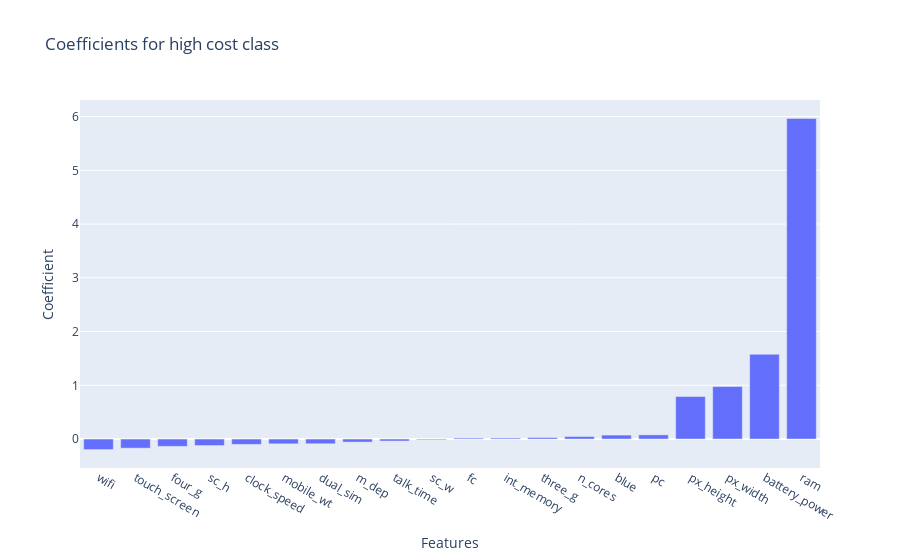

Notebook code for this chart:
### Code cell
# For high cost class
high_cost=log_features.sort_values(by=2)
fig=px.bar(high_cost, x='Features', y=2, 
           title="Coefficients for high cost class", labels={"2": 'Coefficient'})
fig.show()

### Figure 1 — Plotly figure (JSON) as saved in the notebook; plotly's stock layout.template omitted (floating-point values rounded to 4 significant figures)
{"data": [{"alignmentgroup": "True", "hovertemplate": "Features=%{x}<br>Coefficient=%{y}<extra></extra>", "legendgroup": "", "marker": {"color": "#636efa", "pattern": {"shape": ""}}, "name": "", "offsetgroup": "", "orientation": "v", "showlegend": false, "textposition": "auto", "type": "bar", "x": ["wifi", "touch_screen", "four_g", "sc_h", "clock_speed", "mobile_wt", "dual_sim", "m_dep", "talk_time", "sc_w", "fc", "int_memory", "three_g", "n_cores", "blue", "pc", "px_height", "px_width", "battery_power", "ram"], "xaxis": "x", "y": [-0.1963, -0.1694, -0.1366, -0.1213, -0.0997, -0.08919, -0.08746, -0.05667, -0.03732, -0.01336, 0.01792, 0.01847, 0.02693, 0.04688, 0.07369, 0.07777, 0.7912, 0.9767, 1.578, 5.966], "yaxis": "y"}], "layout": {"barmode": "relative", "legend": {"tracegroupgap": 0}, "title": {"text": "Coefficients for high cost class"}, "xaxis": {"anchor": "y", "domain": [0, 1], "title": {"text": "Features"}}, "yaxis": {"anchor": "x", "domain": [0, 1], "title": {"text": "Coefficient"}}}}
